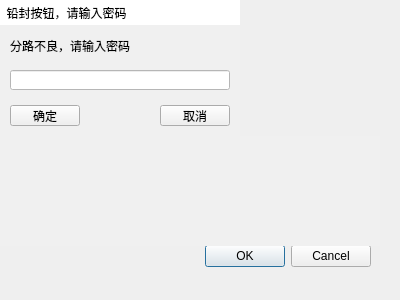
<?xml version="1.0" encoding="UTF-8"?>
<ui version="4.0">
 <class>passwordentryDialog</class>
 <widget class="QDialog" name="passwordentryDialog">
  <property name="geometry">
   <rect>
    <x>0</x>
    <y>0</y>
    <width>400</width>
    <height>300</height>
   </rect>
  </property>
  <property name="windowTitle">
   <string>Dialog</string>
  </property>
  <widget class="QDialogButtonBox" name="buttonBox">
   <property name="geometry">
    <rect>
     <x>30</x>
     <y>240</y>
     <width>341</width>
     <height>32</height>
    </rect>
   </property>
   <property name="orientation">
    <enum>Qt::Horizontal</enum>
   </property>
   <property name="standardButtons">
    <set>QDialogButtonBox::Cancel|QDialogButtonBox::Ok</set>
   </property>
  </widget>
  <widget class="QWidget" name="widget" native="true">
   <property name="geometry">
    <rect>
     <x>0</x>
     <y>25</y>
     <width>240</width>
     <height>111</height>
    </rect>
   </property>
   <property name="minimumSize">
    <size>
     <width>240</width>
     <height>0</height>
    </size>
   </property>
   <property name="maximumSize">
    <size>
     <width>10000</width>
     <height>10000</height>
    </size>
   </property>
   <property name="styleSheet">
    <string notr="true">background-color: rgb(240, 240, 240);
</string>
   </property>
   <layout class="QGridLayout" name="gridLayout_2">
    <property name="leftMargin">
     <number>10</number>
    </property>
    <property name="topMargin">
     <number>12</number>
    </property>
    <property name="rightMargin">
     <number>10</number>
    </property>
    <property name="bottomMargin">
     <number>10</number>
    </property>
    <property name="horizontalSpacing">
     <number>0</number>
    </property>
    <property name="verticalSpacing">
     <number>15</number>
    </property>
    <item row="0" column="0" colspan="3">
     <widget class="QLabel" name="label_2">
      <property name="minimumSize">
       <size>
        <width>0</width>
        <height>0</height>
       </size>
      </property>
      <property name="styleSheet">
       <string notr="true">
font: 11pt &quot;新宋体&quot;;</string>
      </property>
      <property name="text">
       <string>分路不良，请输入密码   </string>
      </property>
     </widget>
    </item>
    <item row="2" column="2">
     <widget class="QPushButton" name="pushButton_3">
      <property name="maximumSize">
       <size>
        <width>70</width>
        <height>16777215</height>
       </size>
      </property>
      <property name="text">
       <string>取消</string>
      </property>
     </widget>
    </item>
    <item row="1" column="0" colspan="3">
     <widget class="QLineEdit" name="lineEdit_2">
      <property name="focusPolicy">
       <enum>Qt::ClickFocus</enum>
      </property>
      <property name="styleSheet">
       <string notr="true">background-color: rgb(255, 255, 255);</string>
      </property>
     </widget>
    </item>
    <item row="2" column="0">
     <widget class="QPushButton" name="pushButton_4">
      <property name="maximumSize">
       <size>
        <width>70</width>
        <height>16777215</height>
       </size>
      </property>
      <property name="text">
       <string>确定</string>
      </property>
     </widget>
    </item>
   </layout>
  </widget>
  <widget class="QLabel" name="PassWordTittle">
   <property name="geometry">
    <rect>
     <x>0</x>
     <y>0</y>
     <width>240</width>
     <height>25</height>
    </rect>
   </property>
   <property name="minimumSize">
    <size>
     <width>240</width>
     <height>25</height>
    </size>
   </property>
   <property name="maximumSize">
    <size>
     <width>10000</width>
     <height>25</height>
    </size>
   </property>
   <property name="styleSheet">
    <string notr="true">background-color: rgb(255, 255, 255);</string>
   </property>
   <property name="text">
    <string>  铅封按钮，请输入密码                </string>
   </property>
  </widget>
  <widget class="KeyBoard" name="widget_2" native="true">
   <property name="geometry">
    <rect>
     <x>0</x>
     <y>136</y>
     <width>380</width>
     <height>110</height>
    </rect>
   </property>
   <property name="maximumSize">
    <size>
     <width>100000</width>
     <height>1000000</height>
    </size>
   </property>
   <property name="sizeIncrement">
    <size>
     <width>400</width>
     <height>150</height>
    </size>
   </property>
   <property name="styleSheet">
    <string notr="true">background-color: rgb(240, 240, 240);</string>
   </property>
  </widget>
 </widget>
 <customwidgets>
  <customwidget>
   <class>KeyBoard</class>
   <extends>QWidget</extends>
   <header>menuclass/LeadSealing/keyboard.h</header>
   <container>1</container>
  </customwidget>
 </customwidgets>
 <resources/>
 <connections>
  <connection>
   <sender>buttonBox</sender>
   <signal>accepted()</signal>
   <receiver>passwordentryDialog</receiver>
   <slot>accept()</slot>
   <hints>
    <hint type="sourcelabel">
     <x>248</x>
     <y>254</y>
    </hint>
    <hint type="destinationlabel">
     <x>157</x>
     <y>274</y>
    </hint>
   </hints>
  </connection>
  <connection>
   <sender>buttonBox</sender>
   <signal>rejected()</signal>
   <receiver>passwordentryDialog</receiver>
   <slot>reject()</slot>
   <hints>
    <hint type="sourcelabel">
     <x>316</x>
     <y>260</y>
    </hint>
    <hint type="destinationlabel">
     <x>286</x>
     <y>274</y>
    </hint>
   </hints>
  </connection>
 </connections>
</ui>
